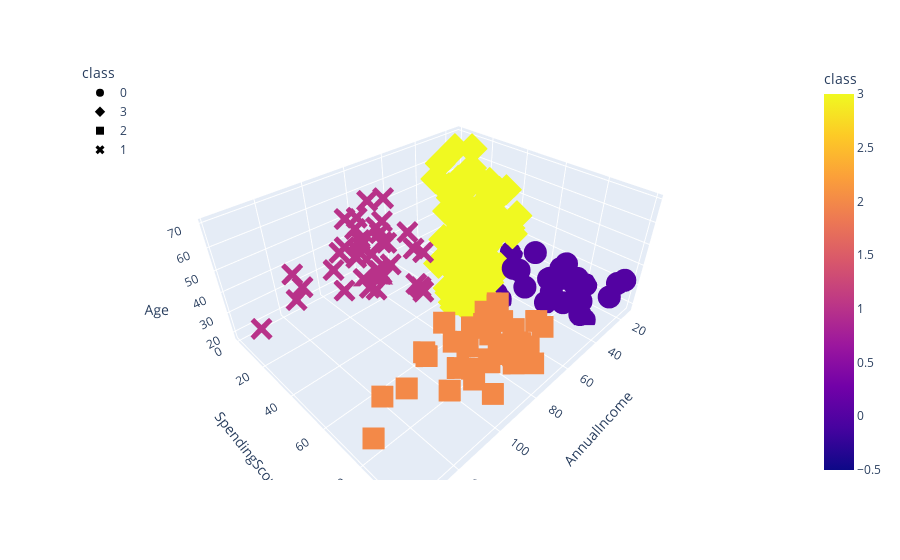

The cell this chart's notebook holds for it:
### Code cell
fig = px.scatter_3d(
    df_shopping,
    x="AnnualIncome",
    y="SpendingScore",
    z="Age",
    color="class",
    symbol="class",
    width=800,
)
fig.update_layout(legend=dict(x=0, y=1))
fig.show()

### Figure 1 — Plotly figure (JSON) as saved in the notebook; plotly's stock layout.template omitted (floating-point values rounded to 4 significant figures)
{"data": [{"hovertemplate": "class=%{marker.color}<br>AnnualIncome=%{x}<br>SpendingScore=%{y}<br>Age=%{z}<extra></extra>", "legendgroup": "0", "marker": {"color": [0, 0, 0, 0, 0, 0, 0, 0, 0, 0, 0, 0, 0, 0, 0, 0, 0, 0, 0, 0, 0, 0, 0, 0, 0, 0, 0, 0], "coloraxis": "coloraxis", "symbol": "circle"}, "mode": "markers", "name": "0", "scene": "scene", "showlegend": true, "type": "scatter3d", "x": [15, 15, 16, 17, 18, 19, 19, 20, 20, 21, 23, 24, 25, 28, 28, 29, 30, 33, 33, 34, 37, 38, 39, 39, 42, 46, 48, 48], "y": [39, 81, 77, 76, 94, 72, 99, 77, 79, 66, 98, 73, 73, 82, 61, 87, 73, 92, 81, 73, 75, 92, 61, 65, 60, 55, 59, 59], "z": [19, 21, 23, 22, 23, 30, 35, 24, 22, 20, 35, 25, 31, 29, 35, 23, 21, 18, 21, 30, 20, 24, 31, 24, 33, 19, 18, 19]}, {"hovertemplate": "class=%{marker.color}<br>AnnualIncome=%{x}<br>SpendingScore=%{y}<br>Age=%{z}<extra></extra>", "legendgroup": "3", "marker": {"color": [3, 3, 3, 3, 3, 3, 3, 3, 3, 3, 3, 3, 3, 3, 3, 3, 3, 3, 3, 3, 3, 3, 3, 3, 3, 3, 3, 3, 3, 3, 3, 3, 3, 3, 3, 3, 3, 3, 3, 3, 3, 3, 3, 3, 3, 3, 3, 3, 3, 3, 3, 3, 3, 3, 3, 3, 3, 3, 3, 3, 3, 3, 3, 3, 3, 3, 3, 3, 3, 3, 3, 3, 3, 3, 3, 3, 3, 3, 3, 3, 3, 3, 3, 3, 3, 3, 3, 3, 3, 3, 3, 3, 3, 3, 3], "coloraxis": "coloraxis", "symbol": "diamond"}, "mode": "markers", "name": "3", "scene": "scene", "showlegend": true, "type": "scatter3d", "x": [16, 17, 18, 19, 19, 20, 20, 21, 23, 24, 25, 28, 28, 29, 30, 33, 33, 34, 37, 38, 39, 39, 40, 40, 40, 40, 42, 43, 43, 43, 43, 44, 44, 46, 46, 46, 47, 47, 48, 48, 48, 48, 49, 49, 50, 50, 54, 54, 54, 54, 54, 54, 54, 54, 54, 54, 54, 54, 57, 57, 58, 58, 59, 59, 60, 60, 60, 60, 60, 60, 61, 61, 62, 62, 62, 62, 62, 62, 63, 63, 63, 63, 63, 63, 64, 64, 65, 65, 65, 65, 67, 67, 67, 67, 69], "y": [6, 40, 6, 3, 14, 15, 13, 35, 29, 35, 5, 14, 32, 31, 4, 4, 14, 17, 26, 35, 36, 28, 55, 47, 42, 42, 52, 54, 60, 45, 41, 50, 46, 51, 46, 56, 52, 59, 51, 50, 48, 47, 55, 42, 49, 56, 47, 54, 53, 48, 52, 42, 51, 55, 41, 44, 57, 46, 58, 55, 60, 46, 55, 41, 49, 40, 42, 52, 47, 50, 42, 49, 41, 48, 59, 55, 56, 42, 50, 46, 43, 48, 52, 54, 42, 46, 48, 50, 43, 59, 43, 57, 56, 40, 58], "z": [20, 31, 35, 64, 67, 58, 37, 35, 52, 35, 46, 54, 45, 40, 60, 53, 49, 42, 36, 65, 48, 49, 50, 27, 29, 31, 49, 31, 59, 50, 47, 51, 69, 27, 53, 70, 67, 54, 63, 43, 68, 32, 70, 47, 60, 60, 59, 26, 45, 40, 23, 49, 57, 38, 67, 46, 21, 48, 55, 22, 34, 50, 68, 18, 48, 40, 32, 24, 47, 27, 48, 20, 23, 49, 67, 26, 49, 21, 66, 54, 68, 66, 65, 19, 38, 19, 18, 19, 63, 49, 51, 50, 27, 38, 40]}, {"hovertemplate": "class=%{marker.color}<br>AnnualIncome=%{x}<br>SpendingScore=%{y}<br>Age=%{z}<extra></extra>", "legendgroup": "2", "marker": {"color": [2, 2, 2, 2, 2, 2, 2, 2, 2, 2, 2, 2, 2, 2, 2, 2, 2, 2, 2, 2, 2, 2, 2, 2, 2, 2, 2, 2, 2, 2, 2, 2, 2, 2, 2, 2, 2, 2, 2], "coloraxis": "coloraxis", "symbol": "square"}, "mode": "markers", "name": "2", "scene": "scene", "showlegend": true, "type": "scatter3d", "x": [69, 70, 71, 71, 71, 72, 73, 73, 74, 75, 76, 77, 77, 78, 78, 78, 78, 78, 78, 79, 81, 85, 86, 87, 87, 87, 88, 88, 93, 97, 98, 99, 101, 103, 103, 113, 120, 126, 137], "y": [91, 77, 95, 75, 75, 71, 88, 73, 72, 93, 87, 97, 74, 90, 88, 76, 89, 78, 73, 83, 93, 75, 95, 63, 75, 92, 86, 69, 90, 86, 88, 97, 68, 85, 69, 91, 79, 74, 83], "z": [39, 31, 40, 38, 39, 31, 29, 32, 35, 32, 32, 28, 32, 34, 39, 38, 27, 30, 30, 29, 31, 36, 33, 32, 28, 36, 30, 27, 35, 32, 29, 30, 28, 36, 32, 38, 35, 32, 30]}, {"hovertemplate": "class=%{marker.color}<br>AnnualIncome=%{x}<br>SpendingScore=%{y}<br>Age=%{z}<extra></extra>", "legendgroup": "1", "marker": {"color": [1, 1, 1, 1, 1, 1, 1, 1, 1, 1, 1, 1, 1, 1, 1, 1, 1, 1, 1, 1, 1, 1, 1, 1, 1, 1, 1, 1, 1, 1, 1, 1, 1, 1, 1, 1, 1, 1], "coloraxis": "coloraxis", "symbol": "x"}, "mode": "markers", "name": "1", "scene": "scene", "showlegend": true, "type": "scatter3d", "x": [70, 71, 71, 71, 72, 73, 73, 74, 75, 76, 77, 77, 78, 78, 78, 78, 78, 78, 79, 81, 85, 86, 87, 87, 87, 88, 88, 93, 97, 98, 99, 101, 103, 103, 113, 120, 126, 137], "y": [29, 35, 11, 9, 34, 5, 7, 10, 5, 40, 12, 36, 22, 17, 20, 16, 1, 1, 35, 5, 26, 20, 27, 13, 10, 13, 15, 14, 32, 15, 39, 24, 17, 23, 8, 16, 28, 18], "z": [23, 43, 59, 47, 25, 20, 44, 19, 57, 28, 25, 48, 34, 43, 44, 47, 37, 34, 56, 19, 50, 42, 36, 40, 36, 52, 58, 59, 37, 46, 41, 54, 41, 34, 33, 47, 45, 32]}], "layout": {"autosize": true, "coloraxis": {"colorbar": {"title": {"text": "class"}}, "colorscale": [[0, "#0d0887"], [0.1111, "#46039f"], [0.2222, "#7201a8"], [0.3333, "#9c179e"], [0.4444, "#bd3786"], [0.5556, "#d8576b"], [0.6667, "#ed7953"], [0.7778, "#fb9f3a"], [0.8889, "#fdca26"], [1, "#f0f921"]]}, "legend": {"title": {"text": "class"}, "tracegroupgap": 0, "x": 0, "y": 1}, "margin": {"t": 60}, "scene": {"aspectmode": "auto", "aspectratio": {"x": 1.429, "y": 1.148, "z": 0.6093}, "domain": {"x": [0, 1], "y": [0, 1]}, "xaxis": {"title": {"text": "AnnualIncome"}, "type": "linear"}, "yaxis": {"title": {"text": "SpendingScore"}, "type": "linear"}, "zaxis": {"title": {"text": "Age"}, "type": "linear"}}}}
